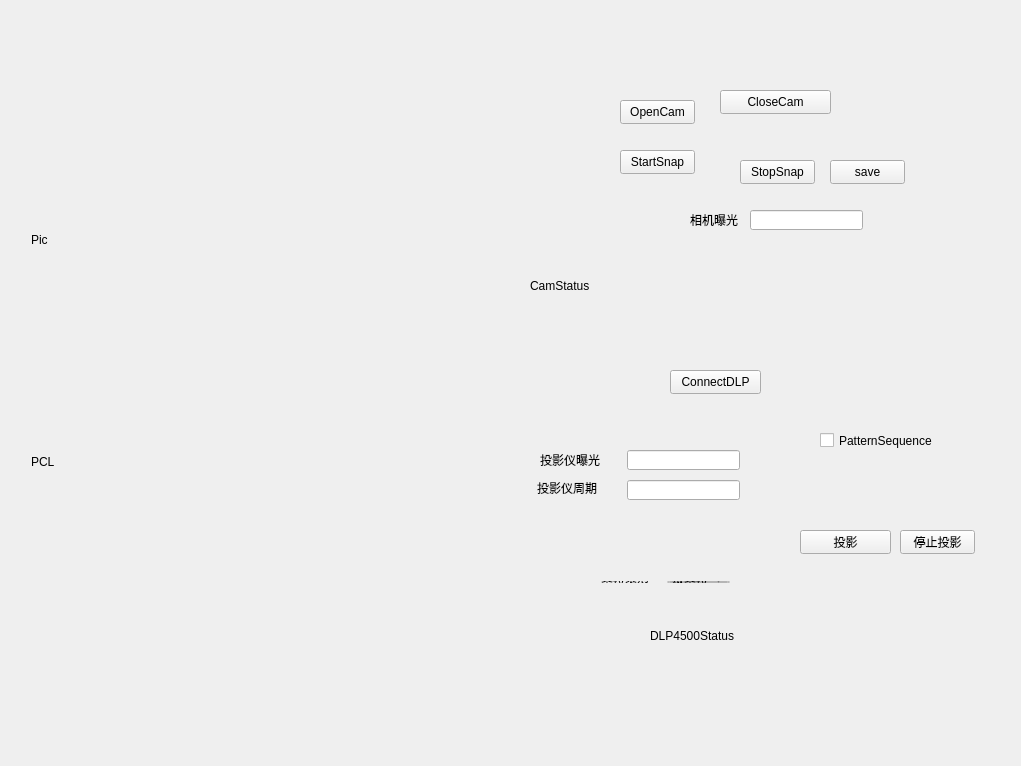
<?xml version="1.0" encoding="UTF-8"?>
<ui version="4.0">
 <class>scannerClass</class>
 <widget class="QWidget" name="scannerClass">
  <property name="geometry">
   <rect>
    <x>0</x>
    <y>0</y>
    <width>1021</width>
    <height>766</height>
   </rect>
  </property>
  <property name="windowTitle">
   <string>scanner</string>
  </property>
  <widget class="QPushButton" name="btnCloseCam">
   <property name="geometry">
    <rect>
     <x>720</x>
     <y>90</y>
     <width>111</width>
     <height>24</height>
    </rect>
   </property>
   <property name="text">
    <string>CloseCam</string>
   </property>
  </widget>
  <widget class="QPushButton" name="btnOpenCam">
   <property name="geometry">
    <rect>
     <x>620</x>
     <y>100</y>
     <width>75</width>
     <height>24</height>
    </rect>
   </property>
   <property name="text">
    <string>OpenCam</string>
   </property>
  </widget>
  <widget class="QPushButton" name="btnSave">
   <property name="geometry">
    <rect>
     <x>830</x>
     <y>160</y>
     <width>75</width>
     <height>24</height>
    </rect>
   </property>
   <property name="text">
    <string>save</string>
   </property>
  </widget>
  <widget class="QPushButton" name="btnStartSnap">
   <property name="geometry">
    <rect>
     <x>620</x>
     <y>150</y>
     <width>75</width>
     <height>24</height>
    </rect>
   </property>
   <property name="text">
    <string>StartSnap</string>
   </property>
  </widget>
  <widget class="QPushButton" name="btnStopSnap">
   <property name="geometry">
    <rect>
     <x>740</x>
     <y>160</y>
     <width>75</width>
     <height>24</height>
    </rect>
   </property>
   <property name="text">
    <string>StopSnap</string>
   </property>
  </widget>
  <widget class="QLabel" name="labelCamStatus">
   <property name="geometry">
    <rect>
     <x>530</x>
     <y>260</y>
     <width>471</width>
     <height>51</height>
    </rect>
   </property>
   <property name="text">
    <string>CamStatus</string>
   </property>
  </widget>
  <widget class="QPushButton" name="btnDLPConnect">
   <property name="geometry">
    <rect>
     <x>670</x>
     <y>370</y>
     <width>91</width>
     <height>24</height>
    </rect>
   </property>
   <property name="text">
    <string>ConnectDLP</string>
   </property>
  </widget>
  <widget class="QLabel" name="labelDLP4500Status">
   <property name="geometry">
    <rect>
     <x>650</x>
     <y>610</y>
     <width>401</width>
     <height>51</height>
    </rect>
   </property>
   <property name="text">
    <string>DLP4500Status</string>
   </property>
  </widget>
  <widget class="QWidget" name="layoutWidget">
   <property name="geometry">
    <rect>
     <x>790</x>
     <y>480</y>
     <width>216</width>
     <height>20</height>
    </rect>
   </property>
   <layout class="QHBoxLayout" name="horizontalLayout">
    <item>
     <widget class="QLabel" name="label">
      <property name="text">
       <string>FirmwareTag：</string>
      </property>
     </widget>
    </item>
    <item>
     <widget class="QLabel" name="labelFirmware">
      <property name="text">
       <string>xxx</string>
      </property>
     </widget>
    </item>
   </layout>
  </widget>
  <widget class="QCheckBox" name="checkBoxSLMode">
   <property name="geometry">
    <rect>
     <x>820</x>
     <y>430</y>
     <width>121</width>
     <height>21</height>
    </rect>
   </property>
   <property name="text">
    <string>PatternSequence</string>
   </property>
  </widget>
  <widget class="QLineEdit" name="lineEdit_PatSeqPatPeriod">
   <property name="geometry">
    <rect>
     <x>627</x>
     <y>480</y>
     <width>113</width>
     <height>20</height>
    </rect>
   </property>
  </widget>
  <widget class="QLineEdit" name="lineEdit_PatSeqPatExpTime">
   <property name="geometry">
    <rect>
     <x>627</x>
     <y>450</y>
     <width>113</width>
     <height>20</height>
    </rect>
   </property>
  </widget>
  <widget class="QLabel" name="label_3">
   <property name="geometry">
    <rect>
     <x>537</x>
     <y>480</y>
     <width>81</width>
     <height>16</height>
    </rect>
   </property>
   <property name="text">
    <string>投影仪周期</string>
   </property>
  </widget>
  <widget class="QLabel" name="label_2">
   <property name="geometry">
    <rect>
     <x>540</x>
     <y>450</y>
     <width>81</width>
     <height>20</height>
    </rect>
   </property>
   <property name="text">
    <string>投影仪曝光</string>
   </property>
  </widget>
  <widget class="QPushButton" name="btnProject">
   <property name="geometry">
    <rect>
     <x>800</x>
     <y>530</y>
     <width>91</width>
     <height>24</height>
    </rect>
   </property>
   <property name="text">
    <string>投影</string>
   </property>
  </widget>
  <widget class="QWidget" name="layoutWidget">
   <property name="geometry">
    <rect>
     <x>590</x>
     <y>570</y>
     <width>151</width>
     <height>24</height>
    </rect>
   </property>
   <layout class="QHBoxLayout" name="horizontalLayout_2">
    <item>
     <widget class="QLabel" name="label_4">
      <property name="text">
       <string>条纹类型：</string>
      </property>
     </widget>
    </item>
    <item>
     <widget class="QComboBox" name="comboBoxPatternType">
      <item>
       <property name="text">
        <string>纵条纹</string>
       </property>
      </item>
      <item>
       <property name="text">
        <string>横纵条纹</string>
       </property>
      </item>
      <item>
       <property name="text">
        <string>对焦</string>
       </property>
      </item>
      <item>
       <property name="text">
        <string>亮度显示</string>
       </property>
      </item>
     </widget>
    </item>
   </layout>
  </widget>
  <widget class="QLineEdit" name="lineEdit_CamExpTime">
   <property name="geometry">
    <rect>
     <x>750</x>
     <y>210</y>
     <width>113</width>
     <height>20</height>
    </rect>
   </property>
  </widget>
  <widget class="QPushButton" name="btnStopPro">
   <property name="geometry">
    <rect>
     <x>900</x>
     <y>530</y>
     <width>75</width>
     <height>24</height>
    </rect>
   </property>
   <property name="text">
    <string>停止投影</string>
   </property>
  </widget>
  <widget class="QLabel" name="label_5">
   <property name="geometry">
    <rect>
     <x>690</x>
     <y>210</y>
     <width>51</width>
     <height>20</height>
    </rect>
   </property>
   <property name="text">
    <string>相机曝光：</string>
   </property>
  </widget>
  <widget class="QWidget" name="layoutWidget">
   <property name="geometry">
    <rect>
     <x>20</x>
     <y>120</y>
     <width>481</width>
     <height>461</height>
    </rect>
   </property>
   <layout class="QVBoxLayout" name="verticalLayout">
    <item>
     <widget class="QLabel" name="labelPic">
      <property name="text">
       <string>Pic</string>
      </property>
     </widget>
    </item>
    <item>
     <widget class="QLabel" name="labelPCL">
      <property name="text">
       <string>PCL</string>
      </property>
     </widget>
    </item>
   </layout>
  </widget>
 </widget>
 <layoutdefault spacing="6" margin="11"/>
 <resources>
  <include location="scanner.qrc"/>
 </resources>
 <connections/>
</ui>
